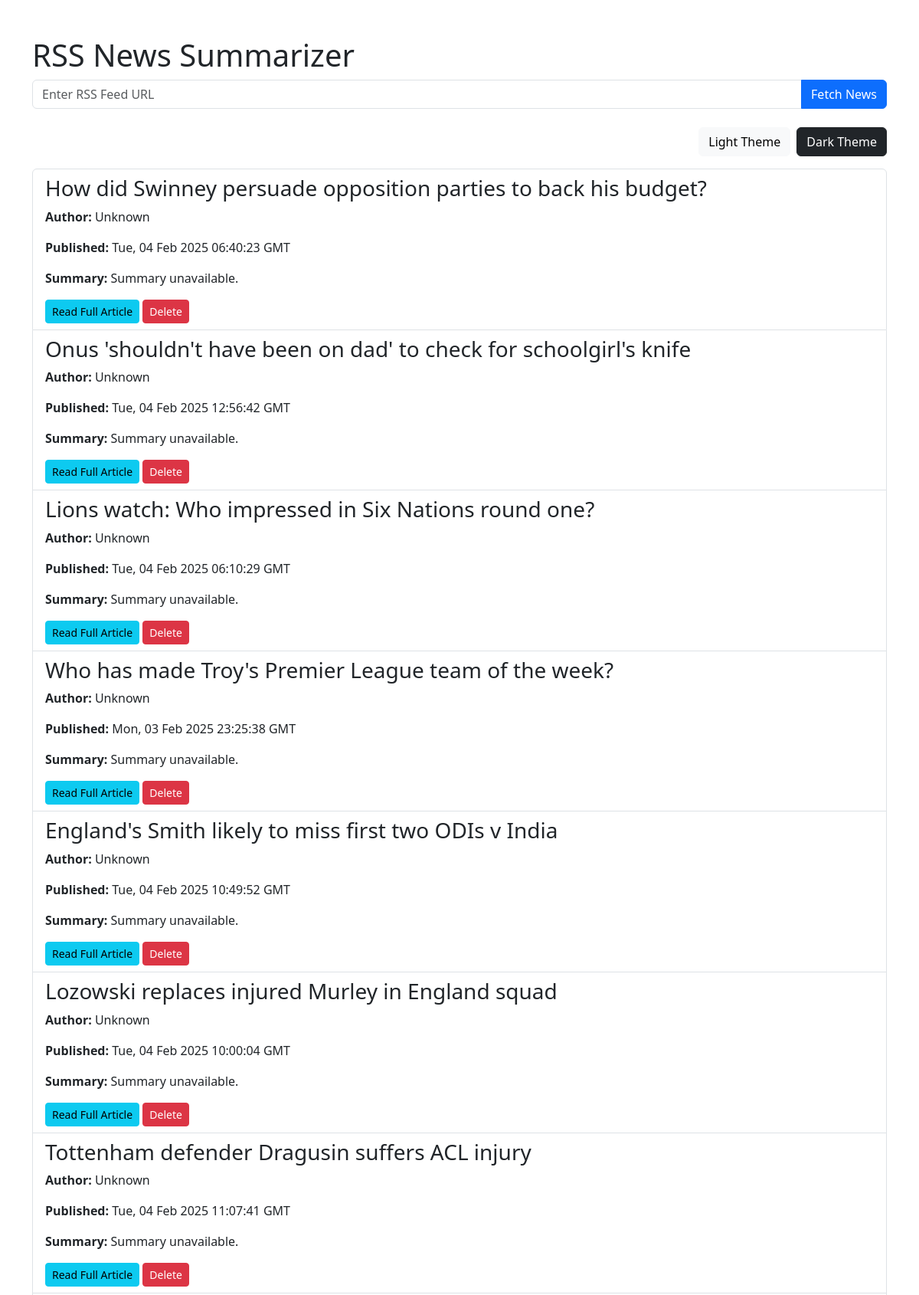
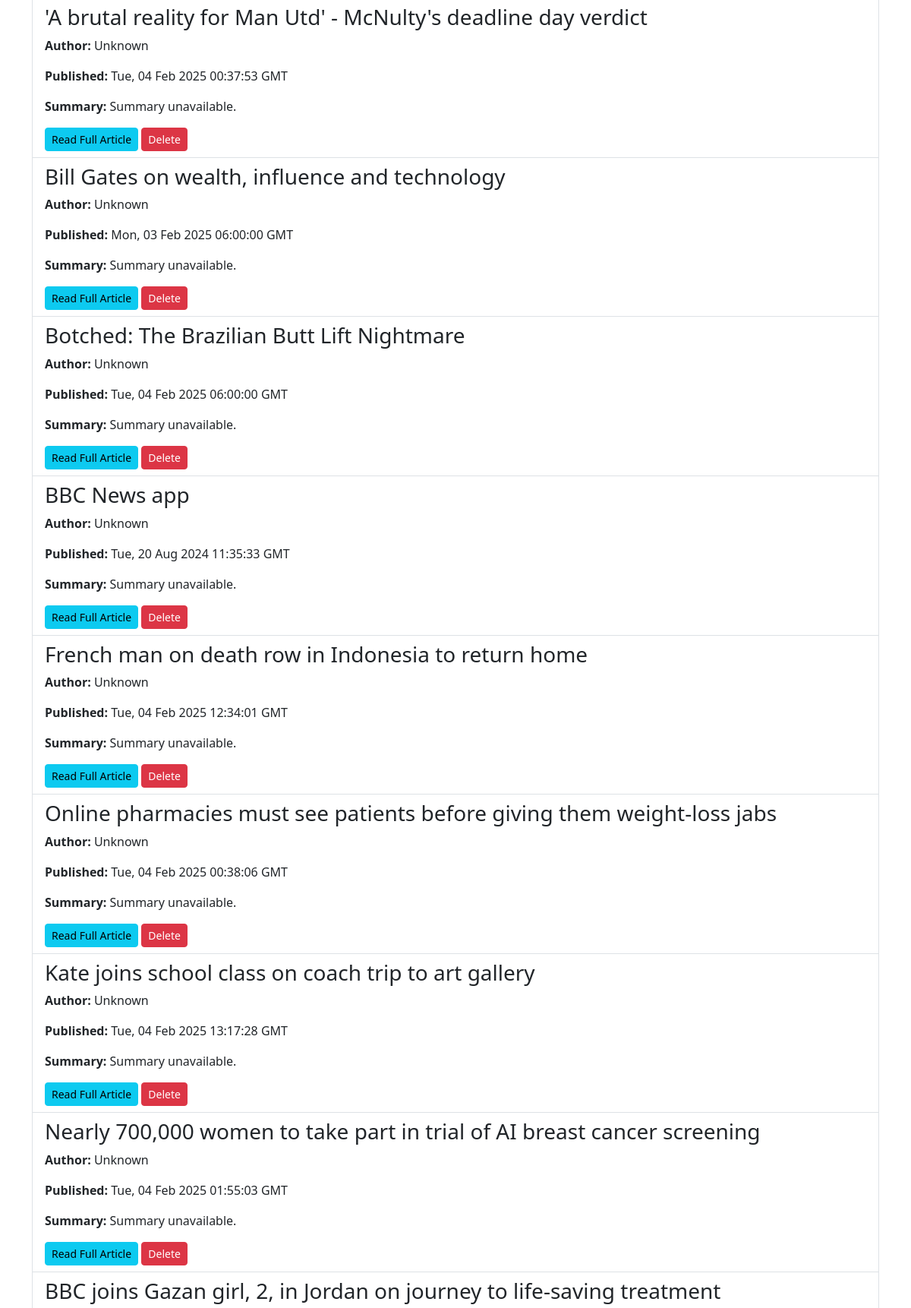
The page / (upper part) on the database its author committed (2 pictures, top to bottom).
### tables this page shows
CREATE TABLE articles (
            id INTEGER PRIMARY KEY AUTOINCREMENT,
            title TEXT NOT NULL,
            author TEXT,
            publication_date TEXT,
            link TEXT NOT NULL UNIQUE,
            content TEXT,
            summary TEXT
        );

### app.py (the view)
@app.route('/')
def index():
    conn = sqlite3.connect(DATABASE)
    c = conn.cursor()
    c.execute('SELECT * FROM articles ORDER BY id DESC')
    articles = c.fetchall()
    conn.close()
    return render_template('index.html', articles=articles)

### templates/index.html (shortened to what this page needs)
<!DOCTYPE html>
<html lang="en">
<head>
    <link rel="stylesheet" href="https://cdn.jsdelivr.net/npm/bootstrap@5.3.0-alpha3/dist/css/bootstrap.min.css">
</head>
<body>
    <div class="container my-5">
        <h1>RSS News Summarizer</h1>
        <form class="mb-4" method="POST" action="/fetch">
            <div class="input-group">
                <input type="text" name="feed_url" class="form-control" placeholder="Enter RSS Feed URL" required>
                <button type="submit" class="btn btn-primary">Fetch News</button>
            </div>
        </form>
        <div class="d-flex justify-content-end mb-3">
            <button class="btn btn-light me-2" onclick="toggleTheme('light')">Light Theme</button>
            <button class="btn btn-dark" onclick="toggleTheme('dark')">Dark Theme</button>
        </div>
        <ul class="list-group">
            {% for article in articles %}
            <li class="list-group-item">
                <h3>{{ article[1] }}</h3>
                <p><strong>Author:</strong> {{ article[2] or "Unknown" }}</p>
                <p><strong>Published:</strong> {{ article[3] or "Unknown" }}</p>
                <p><strong>Summary:</strong> {{ article[6] }}</p>
                <a href="{{ article[4] }}" target="_blank" class="btn btn-info btn-sm">Read Full Article</a>
                <a href="/delete/{{ article[0] }}" class="btn btn-danger btn-sm">Delete</a>
            </li>
            {% endfor %}
        </ul>
    </div>
</body>
</html>

### rows shown on the page
articles: title "How did Swinney persuade opposition parties to back his budget?", author "Unknown", publication_date "Tue, 04 Feb 2025 06:40:23 GMT", summary "Summary unavailable."
articles: title "Onus 'shouldn't have been on dad' to check for schoolgirl's knife", author "Unknown", publication_date "Tue, 04 Feb 2025 12:56:42 GMT", summary "Summary unavailable."
articles: title "Lions watch: Who impressed in Six Nations round one?", author "Unknown", publication_date "Tue, 04 Feb 2025 06:10:29 GMT", summary "Summary unavailable."
articles: title "Who has made Troy's Premier League team of the week?", author "Unknown", publication_date "Mon, 03 Feb 2025 23:25:38 GMT", summary "Summary unavailable."
articles: title "England's Smith likely to miss first two ODIs v India", author "Unknown", publication_date "Tue, 04 Feb 2025 10:49:52 GMT", summary "Summary unavailable."
articles: title "Lozowski replaces injured Murley in England squad", author "Unknown", publication_date "Tue, 04 Feb 2025 10:00:04 GMT", summary "Summary unavailable."
articles: title "Tottenham defender Dragusin suffers ACL injury", author "Unknown", publication_date "Tue, 04 Feb 2025 11:07:41 GMT", summary "Summary unavailable."
articles: title "'A brutal reality for Man Utd' - McNulty's deadline day verdict", author "Unknown", publication_date "Tue, 04 Feb 2025 00:37:53 GMT", summary "Summary unavailable."
articles: title "Bill Gates on wealth, influence and technology", author "Unknown", publication_date "Mon, 03 Feb 2025 06:00:00 GMT", summary "Summary unavailable."
articles: title "Botched: The Brazilian Butt Lift Nightmare", author "Unknown", publication_date "Tue, 04 Feb 2025 06:00:00 GMT", summary "Summary unavailable."
articles: title "BBC News app", author "Unknown", publication_date "Tue, 20 Aug 2024 11:35:33 GMT", summary "Summary unavailable."
articles: title "French man on death row in Indonesia to return home", author "Unknown", publication_date "Tue, 04 Feb 2025 12:34:01 GMT", summary "Summary unavailable."
articles: title "Online pharmacies must see patients before giving them weight-loss jabs", author "Unknown", publication_date "Tue, 04 Feb 2025 00:38:06 GMT", summary "Summary unavailable."
articles: title "Kate joins school class on coach trip to art gallery", author "Unknown", publication_date "Tue, 04 Feb 2025 13:17:28 GMT", summary "Summary unavailable."
articles: title "Nearly 700,000 women to take part in trial of AI breast cancer screening", author "Unknown", publication_date "Tue, 04 Feb 2025 01:55:03 GMT", summary "Summary unavailable."
articles: title "BBC joins Gazan girl, 2, in Jordan on journey to life-saving treatment"
